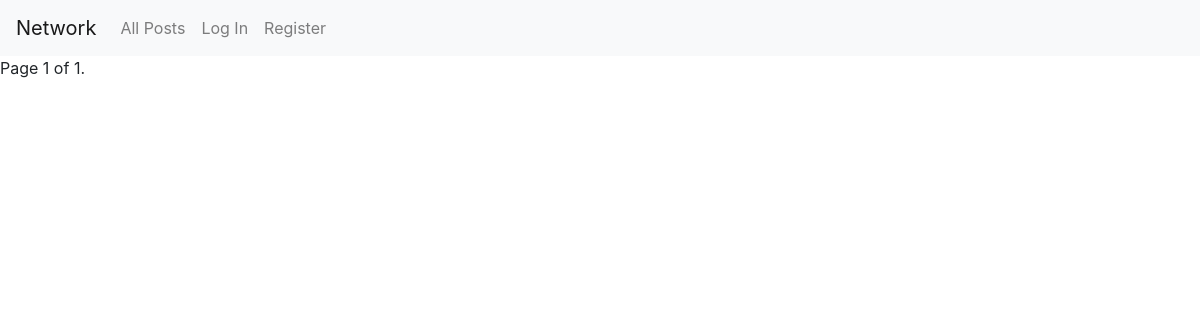
The app's page /allposts?page=2, older data.
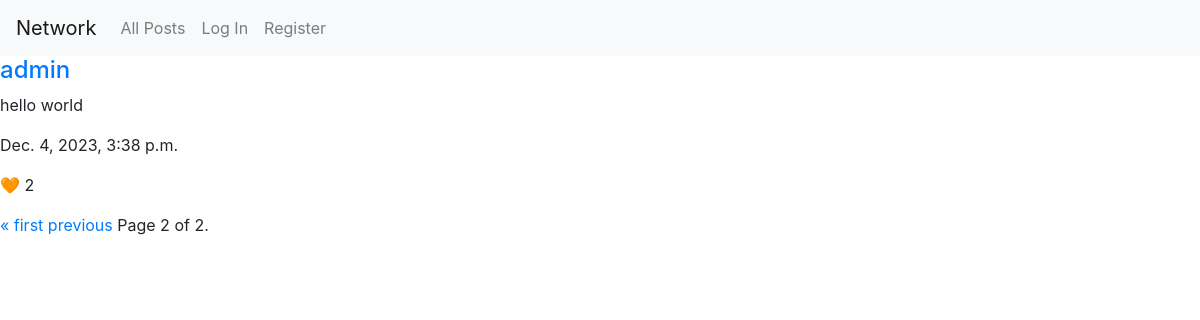
The same page, newer data.
### network/models.py (models this page shows)
class Posts(models.Model):
    user = models.ForeignKey(User, related_name="posts", on_delete=models.PROTECT)
    content = models.TextField(max_length=400)
    time = models.DateTimeField(auto_now_add=True)

class User(AbstractUser):
    def __str__(self):
        return self.username

class Likes(models.Model):
    post = models.OneToOneField(Posts, on_delete=models.CASCADE, related_name="postlikes", null=True)
    like = models.IntegerField(default=0)
    users = models.ManyToManyField(User, null=True, blank=True)

### network/views.py (the view)
# urls.py: path("allposts", views.allposts, name="allposts"),
@csrf_exempt
def allposts(request):
    if request.method == "POST":
        data = json.loads(request.body)
        newcontent = data.get("newcontent")
        print(newcontent)
        postid = data.get("postid")
        user = User.objects.get(pk=request.user.id)
        userposts = Posts.objects.filter(user=user)
        post = Posts.objects.get(pk=postid)
        if post in userposts:
            post.content = newcontent
            post.save()
            return JsonResponse({"newcontent": newcontent})
        else:
            return HttpResponseRedirect(reverse("index"))
    else:
        posts = Posts.objects.all().order_by("-time")
        paginator = Paginator(posts, 10)
        page_number = request.GET.get("page")
        page_obj = paginator.get_page(page_number)
        return render(request, "network/index.html", {
            "posts": page_obj
        })

### network/templates/network/index.html (shortened to what this page needs)
{% extends "network/layout.html" %}
{% load static %}
{% block body %}
    {% for post in posts %}
    <div class="posts">
        <a href="{% url 'profile' post.user.id %}"><h4>{{ post.user.username }}</h4></a>
        <div class="content">
            <p id="content{{post.id}}">{{ post.content }}</p>
        </div>
        <p>{{ post.time }}</p>
        {% if user.is_authenticated %}
        <div>
            {% if user in post.postlikes.users.all %}
            <p class="likepost" id="likepost{{post.id}}" data-id="{{ post.id }}" data-like="-1">&#x1F9E1;<span id="postlikes{{post.id}}">{{ post.postlikes.like }}</span></p>
            {% else %}
            <p class="likepost" id="likepost{{post.id}}" data-id="{{ post.id }}" data-like="1">&#x1F90D;<span id="postlikes{{post.id}}">{{ post.postlikes.like }}</span></p>
            {% endif %}
        </div>
        {% else %}
        <div>
            <p>&#x1F9E1; {{ post.postlikes.like }}</p>
        </div>
        {% endif %}
    </div>
    {% endfor %}
    <div class="pagination">
        <span class="step-links">
            {% if posts.has_previous %}
                <a href="?page=1">&laquo; first</a>
                <a href="?page={{ posts.previous_page_number }}">previous</a>
            {% endif %}
            <span class="current">
                Page {{ posts.number }} of {{ posts.paginator.num_pages }}.
            </span>
        </span>
    </div>
{% endblock %}

Row changes from the older to the newer data that the page shows:
added Posts: user.username "admin", content "hello world", time "Dec. 4, 2023, 3:38 p.m.", postlikes.like "2"
Text that changed along with them:
{{ posts.number }}: "1" → "2"
{{ posts.paginator.num_pages }}: "1" → "2"
text now shown: "« first previous"
